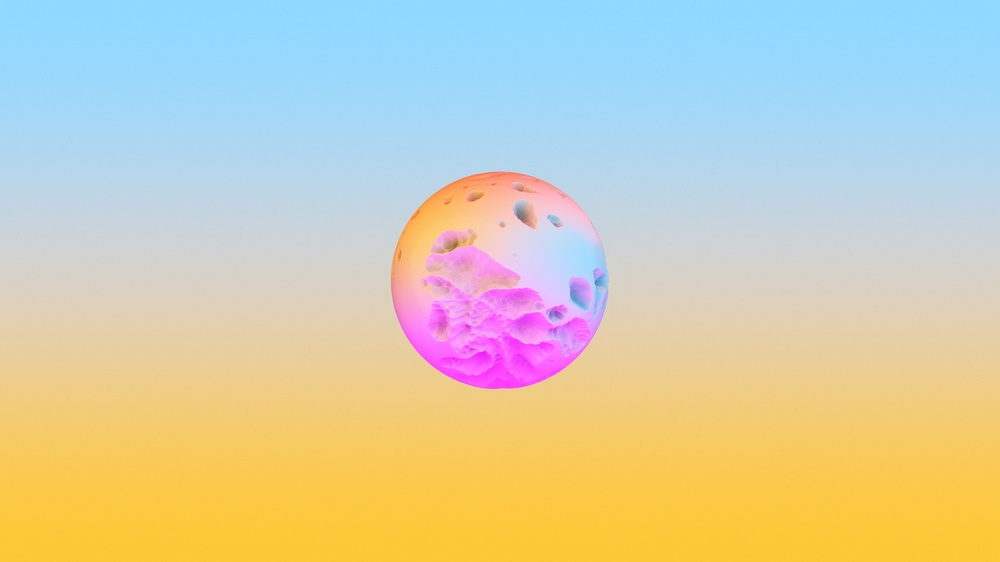
#> input picture images/ball.jpg, 1000 x 562 px, shrunk from 3840 x 2160 before the run, found by its file name
$ jupyter execute 'How_Grayscale_image_represent_in_matrix_Using_code(Task1).ipynb'
#> lines starting #> are read from the running program, lines starting #| are printed output that depends on the picture
**How Grayscale image represent in matrix
Using code**

**Import Libraries**

[cell 1]
from PIL import Image
import numpy as np
import matplotlib.pyplot as plt

**Function to convert an image to grayscale**

[cell 2]
# Function to convert an image to grayscale
def convert_to_grayscale(image_path):

    # Open the image and convert it to grayscale
#> called with image_path = '/content/ball.jpg'
    original_image = Image.open(image_path)
#> original_image is the input picture: PIL image 1000x562 RGB; mean R, G, B 209.3, 205.5, 178.2
    grayscale_image = original_image.convert("L")
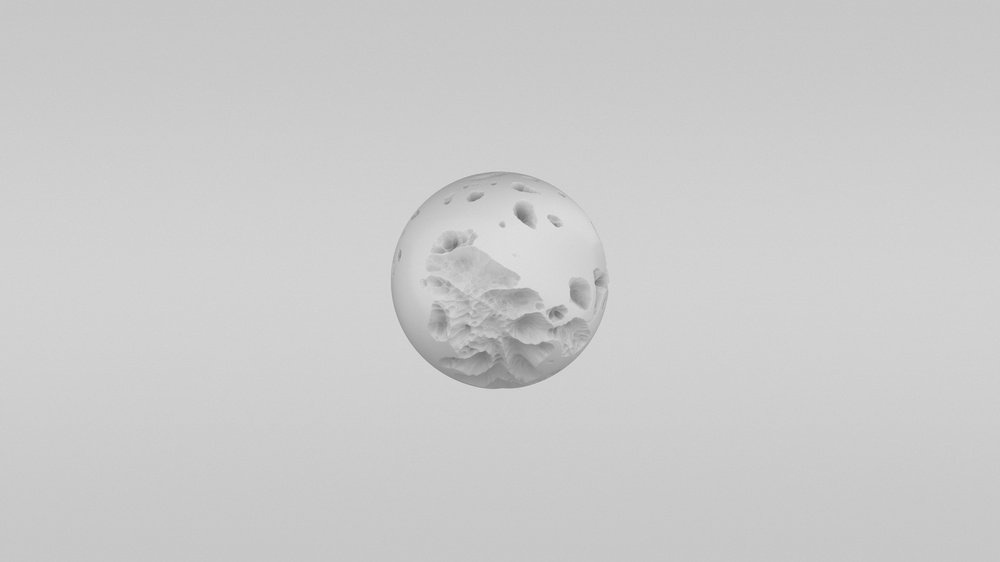
#> grayscale_image: PIL image 1000x562 L; min 110, max 227, mean 203.6

    # Convert the image to a NumPy array
    image_array = np.array(grayscale_image)

    # Show the original and grayscale images
    plt.figure(figsize=(10, 5))

    plt.subplot(1, 2, 1)
    plt.title("Original Image")
    plt.imshow(original_image)

    plt.subplot(1, 2, 2)
    plt.title("Grayscale Image")
    plt.imshow(grayscale_image, cmap='gray')

    plt.show()
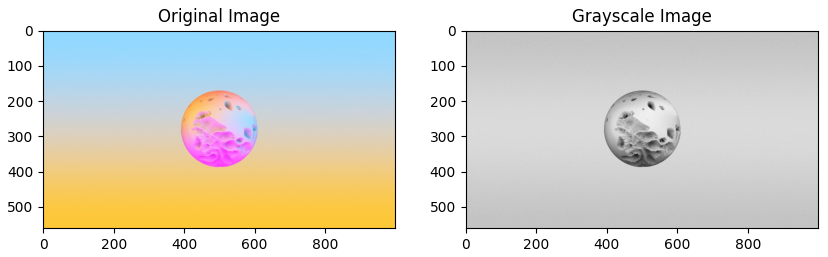
#> figure drawn by matplotlib, 2 panels

    # Display the matrix representation of the grayscale image
    print("Matrix Representation of Grayscale Image:")
    print(image_array)
#> (printed output is left out)
